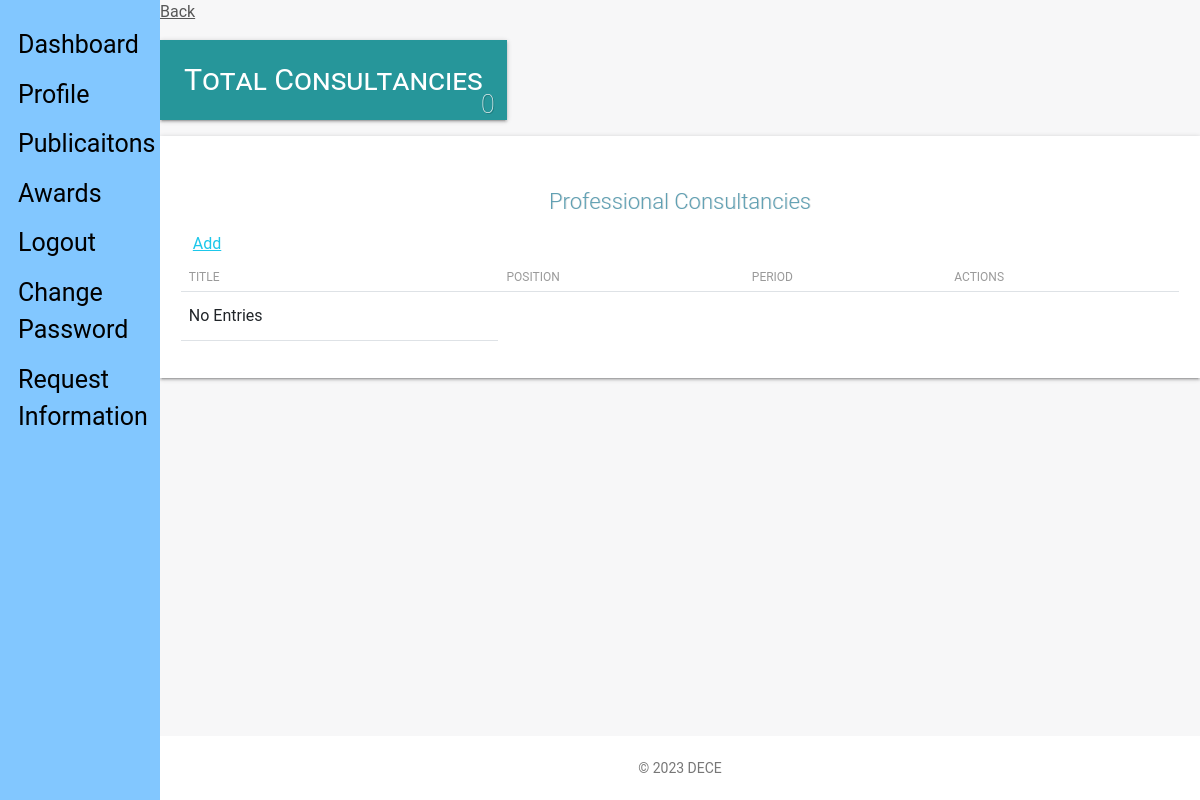
Page /staff_view/consultancies/ (signed in) on the earlier database version.
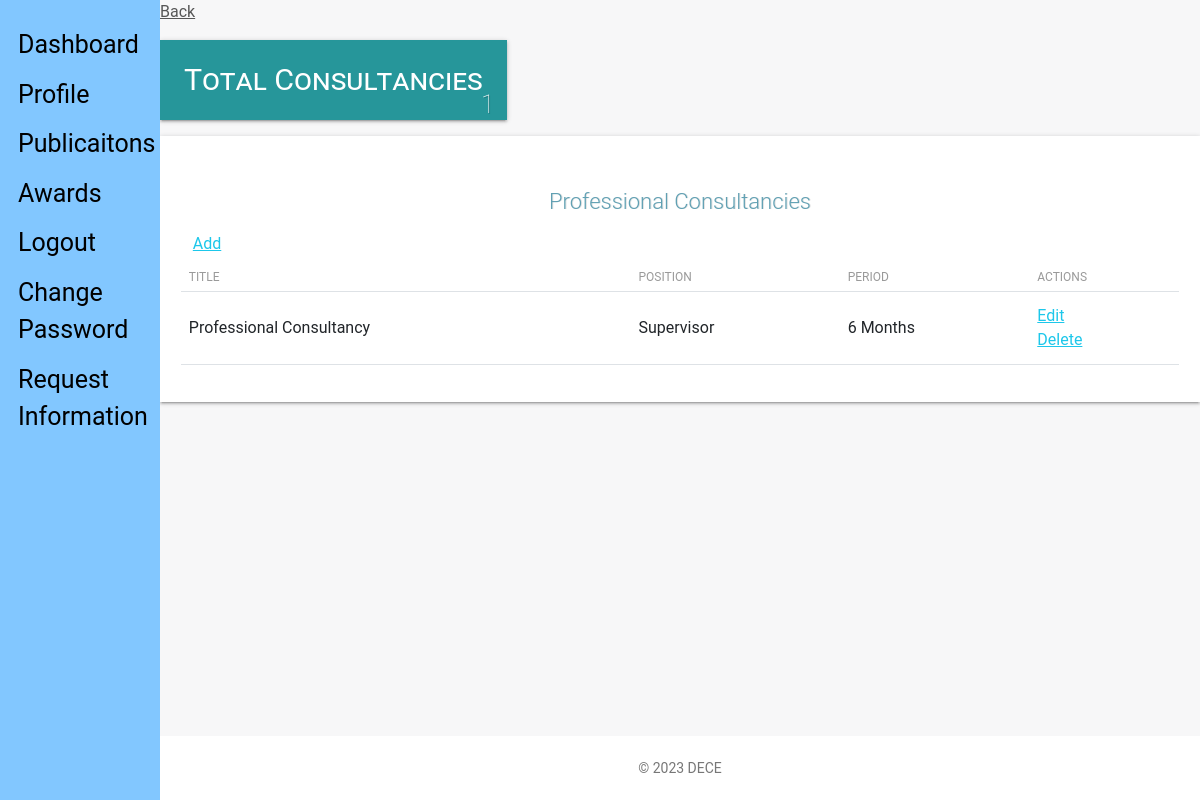
Same page on the later database version.
### staff_app/models.py (models this page shows, shortened)
class Consultancies(models.Model):
    user = models.ForeignKey(CustomUser, on_delete=models.CASCADE, default=1)
    title = models.CharField(max_length=100, verbose_name=_(
        'Title'), null=True, blank=False)
    position = models.CharField(max_length=50, verbose_name=_(
        'Position'), null=True, blank=True)
    period = models.CharField(verbose_name=_(
        'Period'), null=True, max_length=50)
    updated = models.DateTimeField(auto_now=True, auto_now_add=False)
    created = models.DateTimeField(auto_now=False, auto_now_add=True)
    class Meta:
        verbose_name = _('Consultancy')
        verbose_name_plural = _('Consultancies')
        ordering = ['-created']

### staff_app/views.py (the view)
# urls.py: path('consultancies/', views.consultancies_view, name="consultancies"),
def consultancies_view(request):
    if not request.user.is_authenticated:
        return redirect('hris:home')
    consultancies = Consultancies.objects.filter(user_id=request.user.id)
    context = {
        "object": consultancies
    }
    return render(request, "staff/staff_consultancies.html", context)

### templates/staff/staff_consultancies.html (shortened to what this page needs)
{% extends 'base.html' %}
{% load static %}
{% load humanize %}
{% block content %}
<link type="text/CSS" href="{% static 'css/light-bootstrap-dashboard.css' %}" rel="stylesheet"/>
<section class="row">
    <section class="col col-lg-12">
        <span><a href="{{request.META.HTTP_REFERER|escape}}" style="color:#565656;">Back</a></span>
    </section>
</section>
    <section class="row margin-bottom">
        <div class="container-fluid">
        <section class="col-lg-4 col-md-4 col-sm-12">
            <div class="employee-box sec-box">
                <a href="">
                <span>Total Consultancies</span>
                </a>
                {% if object %}
                    <span class="count-object">{{ object.count }}</span>
                {% else %}
                    <span class="count-object">0</span>
                {% endif %}
            </div>
        </section>
    </section>
    <div class="table-responsive table-shadow">
        <div class="text-center table-description">
            <h4 class="title-h3" style="color: #60a0b3 !important;
            text-shadow: 1px 0px rgba(0,0,0,0.11)"> Professional Consultancies</h4>
        </div>
        <div class="container-fluid">
            <div class="row">
                 <div class="download-print-action">
                    <a href="{% url 'staff:consultancy-add' %}">Add</a>
                </div>
            </div>
        </div>
        <table class="table">
            <thead>
                <tr>
                  <th scope="col">Title</th>
                  <th scope="col">Position</th>
                  <th scope="col">Period</th>
                  <th scope="col">Actions</th>
                </tr>
            </thead>
            <tbody>
                {% if not object %}
                    <tr>
                    <td>No Entries</td>
                    </tr>
                {% else %}
                    {% for obj in object %}
                    <tr>
                        <td>{{obj.title}}</td>
                        <td>{{obj.position}}</td>
                        <td>{{obj.period}}</td>
                        <td><a href="{% url 'staff:consultancy-edit' obj.id %}">Edit</a><br>
                            <a href="{% url 'staff:consultancy-delete' obj.id %}">Delete</a>
                        </td>
                    </tr>
                    {% endfor %}
                {% endif %}
            </tbody>
        </table>
    </div>
{% endblock content %}

Differences in the rows shown:
added Consultancies: title "Professional Consultancy", position "Supervisor", period "6 Months"
Other differences:
{{ object.count }}: (not shown) → "1"
text no longer shown: "0 No Entries"
